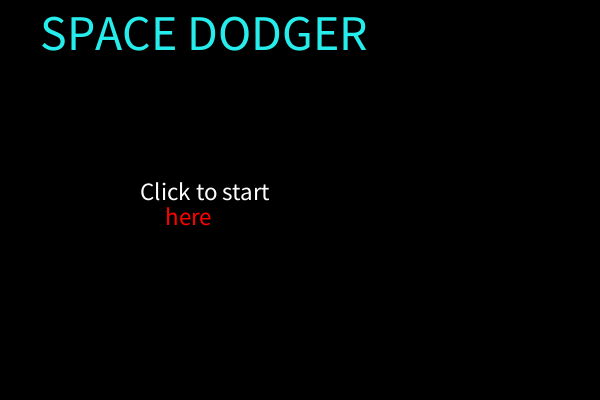
Frame 1 (no input)
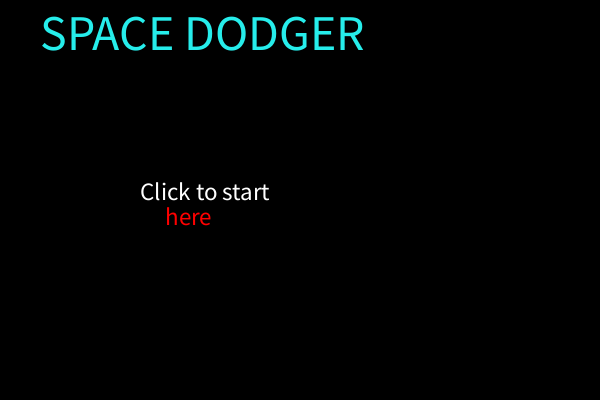
Frame 60 (the mouse pressed at the canvas centre just before this capture)
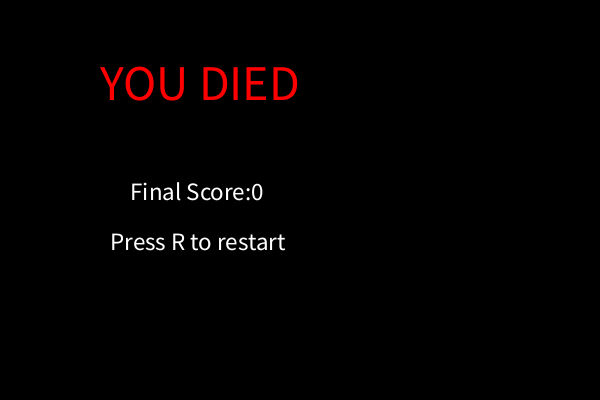
Frame 120 (the mouse held since frame 60 and released just before this capture)

The Processing sketch that drew these frames (run headless with seeded random() and noise(); from frame 60 on, the mouse is pressed at the canvas centre):

// Processing sketch: processing_81759
// ── processing_81759.pde

float circle_x = random(width-50);
float circle_y = random(height-50);
float circle2_x = random(width-50);
float circle2_y = random(height-50);
float circle3_x = random(width-50);
float circle3_y = random(height-50);
float circle4_x = random(width-50);
float circle4_y = random(height-50);
float diam = 50;
float move1 = random(4, 5);
float move2 = random(3, 4);
float move3 = random(4, 5);
float move4 = random(3, 4);
float move5 = random(4, 5);
float move6 = random(3, 4);
float move7 = random(4, 5);
float move8 = random(3, 4);
int menu = 0;
int a = 0;
void setup() {
  smooth();
  size(600, 400);
  frameRate(100);
}

void mousePressed() {
  menu = menu+1;
}
void draw() {
  if (menu < 1) {
    cursor();
    fill(0);
    rect(0, 0, width, height);
    fill(#26EDEB);
    textSize(50);
    text("SPACE DODGER", 40, 50);
    textSize(25);
    fill(255);
    text("Click to start", 140, 200);
    fill(255, 0, 0);
    text("here", 165, 225);
  }
  if (menu == 1) {

    a = a +1;
    noCursor();
    background(0);
    stroke(#32ED26);
    fill(#26EDEB);
    ellipse(mouseX, mouseY, diam, diam);

    stroke(#FF0009);
    strokeWeight(4);
    fill(#FFF303);
    ellipse(circle_x, circle_y, diam, diam);
    ellipse(circle2_x, circle2_y, diam, diam);
    circle_x= circle_x + move1;
    circle_y = circle_y + move2;
    circle2_x= circle2_x + move3;
    circle2_y = circle2_y + move4;
    float d1 = dist(circle_x, circle_y, mouseX, mouseY);
    float d2 = dist(circle2_x, circle2_y, mouseX, mouseY);
    if (circle_x>width) {
      circle_x = width;
      move1= -move1;
    }
    if (circle_y > height) {
      circle_y = height;
      move2 = -move2;
    }
    if (circle_x < 0) {
      circle_x = 0;
      move1 = -move1;
    }
    if (circle_y < 0) {
      circle_y=0;
      move2= -move2;
    }
    if (circle2_x>width) {
      circle2_x = width;
      move3= -move3;
    }
    if (circle2_y > height) {
      circle2_y = height;
      move4 = -move4;
    }
    if (circle2_x < 0) {
      circle2_x = 0;
      move3 = -move3;
    }
    if (circle2_y < 0) {
      circle2_y=0;
      move4= -move4;
    }
    fill(255);
    textSize(12);
    text("Score "+a/65, 0, 10);
    if (d1 < diam) {
      menu = menu + 1;
    }
    if (d2 < diam) {
      menu = menu + 1;
    }
  }
  if (a/65 >19) {
    fill(#FFF303);
    ellipse(circle3_x, circle3_y, diam, diam);
    circle3_x= circle3_x + move5;
    circle3_y = circle3_y + move6;
     float d3 = dist(circle3_x, circle3_y, mouseX, mouseY);
      if (circle3_x>width) {
      circle3_x = width;
      move5= -move5;
    }
    if (circle3_y > height) {
      circle3_y = height;
      move6 = -move6;
    }
    if (circle3_x < 0) {
      circle3_x = 0;
      move5 = -move5;
    }
    if (circle3_y < 0) {
      circle3_y=0;
      move6= -move6;
    }
       if (d3 < diam) {
      menu = menu + 1;
    }
  }
    if (a/65 >39) {
    fill(#FFF303);
    ellipse(circle4_x, circle4_y, diam, diam);
    circle4_x= circle4_x + move7;
    circle4_y = circle4_y + move8;
     float d4 = dist(circle4_x, circle4_y, mouseX, mouseY);
      if (circle4_x>width) {
      circle4_x = width;
      move7= -move7;
    }
    if (circle4_y > height) {
      circle4_y = height;
      move8 = -move8;
    }
    if (circle4_x < 0) {
      circle4_x = 0;
      move7 = -move7;
    }
    if (circle4_y < 0) {
      circle4_y=0;
      move8= -move8;
    }
       if (d4 < diam) {
      menu = menu +1;
      
    }
  }

    if (menu > 1) {
      noStroke();
      fill(0);
      rect(0, 0,width, height);
      fill(255, 0, 0);
      textSize(50);
      text("YOU DIED", 100, 100);
      fill(255);
      textSize(25);
      text("Final Score:" +a/65, 130, 200);
      text("Press R to restart", 110, 250);
    }
      
  }

  void keyPressed() {
    if(key == 'r' ||key == 'R'){
      menu = 0;
   int( a = 0);
    circle_x = random(width);
    circle_y = random(height);
    circle2_x = random(width);
    circle2_y = random(height);
    circle3_x = random(width);
    circle3_y = random(height);
    circle4_x = random(width);
    circle4_y = random(height);
    move1 = random(4, 5);
    move2 = random(3, 4);
    move3 = random(4, 5);
    move4 = random(3, 4);
    move5 = random(4, 5);
    move6 = random(3, 4);
    move7 = random(4, 5);
    move8 = random(3, 4);
  }
  }
